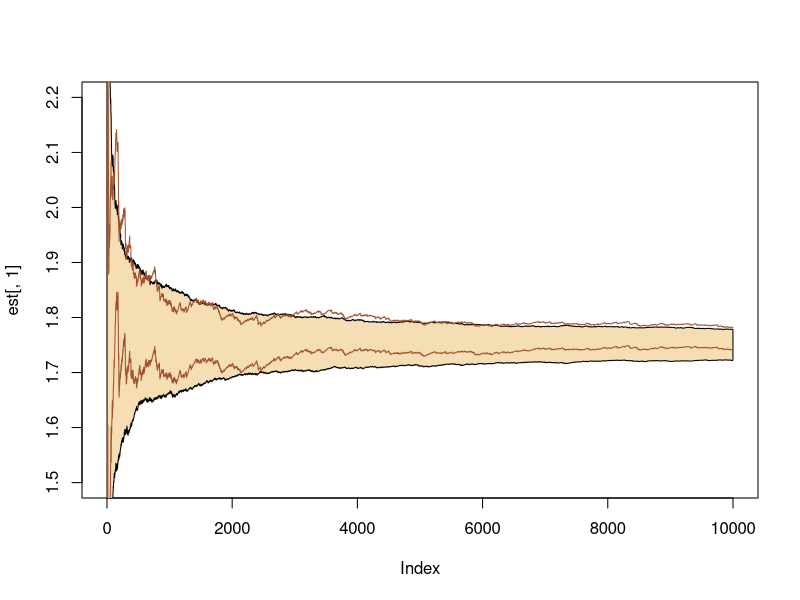

The R source for this figure:
## ---- chunk 1
knitr::opts_chunk$set(echo = TRUE)
## ---- chunk 2
set.seed(19-07-2021)
theta <- matrix(rnorm(500 * 1e4), ncol = 500) + 2.5  # simulate from exp^{-(theta - 2.5)^2}
weit <- 1/(1 + theta^2)
est <- apply(theta * weit, 2, cumsum) / apply(weit, 2, cumsum)  # cumsum for each col
str(est)  # num [1:10000, 1:500] 

plot(est[, 1], type = "l", ylim = c(1.5, 2.2))
range(est[, 1])


band <- apply(est, 1, quantile, c(0.025, 0.975))  # global band across 500 iteration
polygon(c(1:1e4, 1e4:1), c(band[1, ], rev(band[2,])), col = "wheat")



# if just choose one sequence to produce band
  # 1st calcuate the varaiance of the esti = E(est)^2 - {E(est)}^2

var <- cumsum((theta[, 1])^2 * weit[, 1] ) / cumsum(weit[, 1]) - (est[, 1])^2
lines(est[, 1] + 2 * sqrt(var / (1:1e4)), col = "sienna")
lines(est[, 1] - 2 * sqrt(var / (1:1e4)), col = "sienna")
